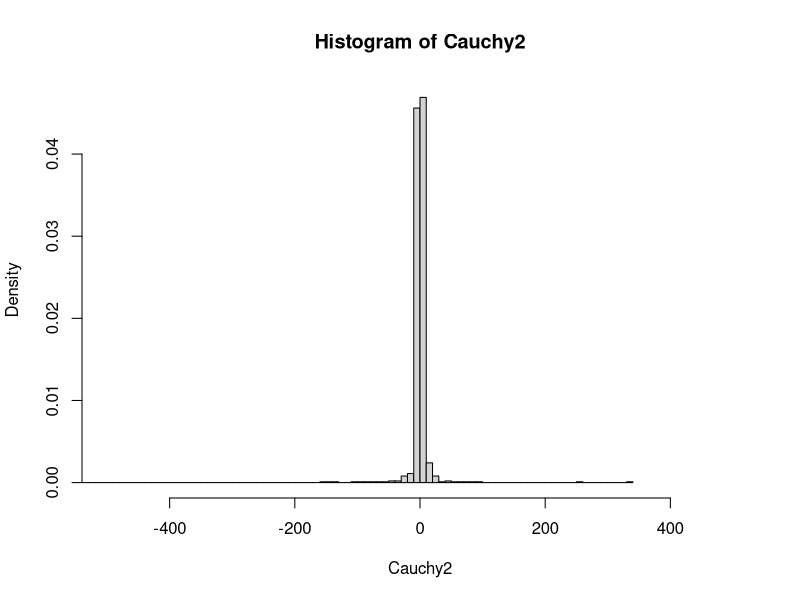
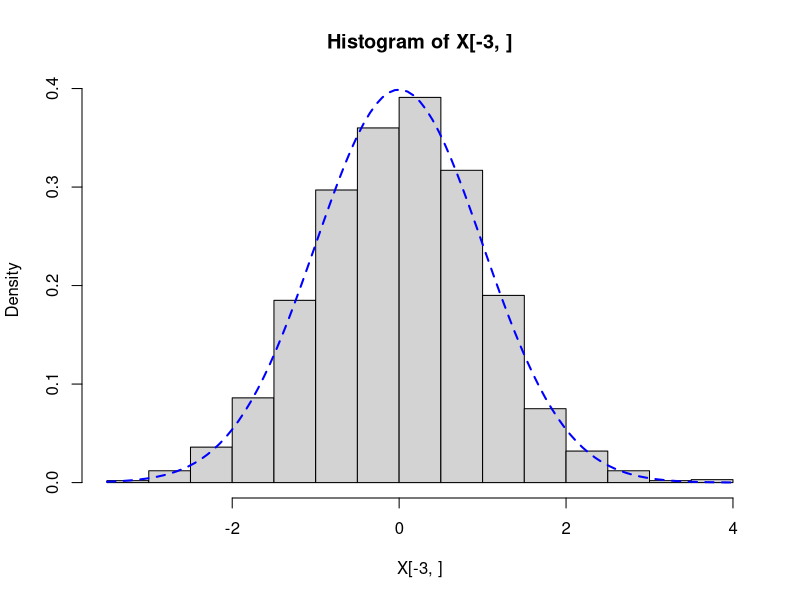
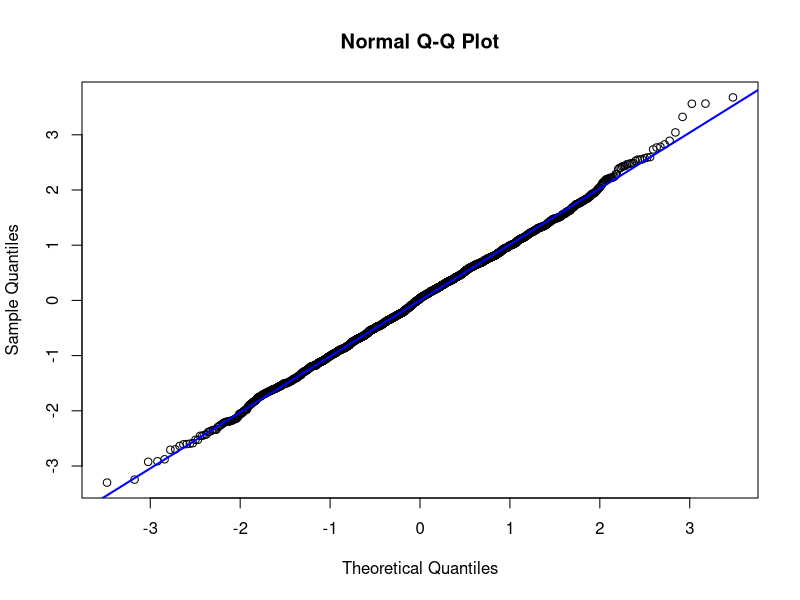
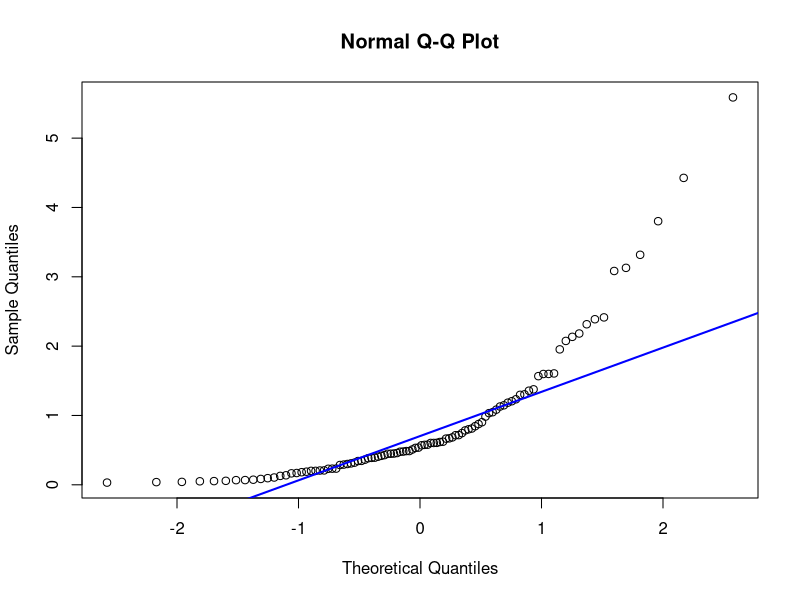
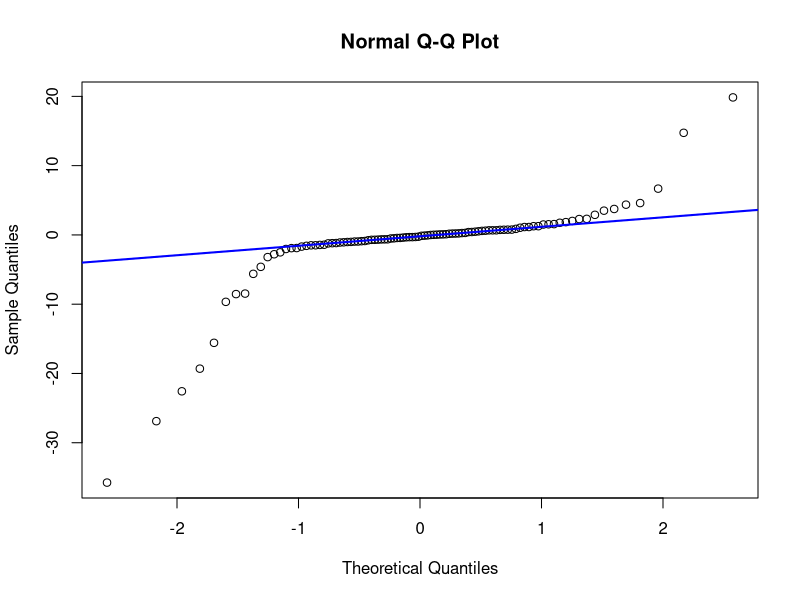
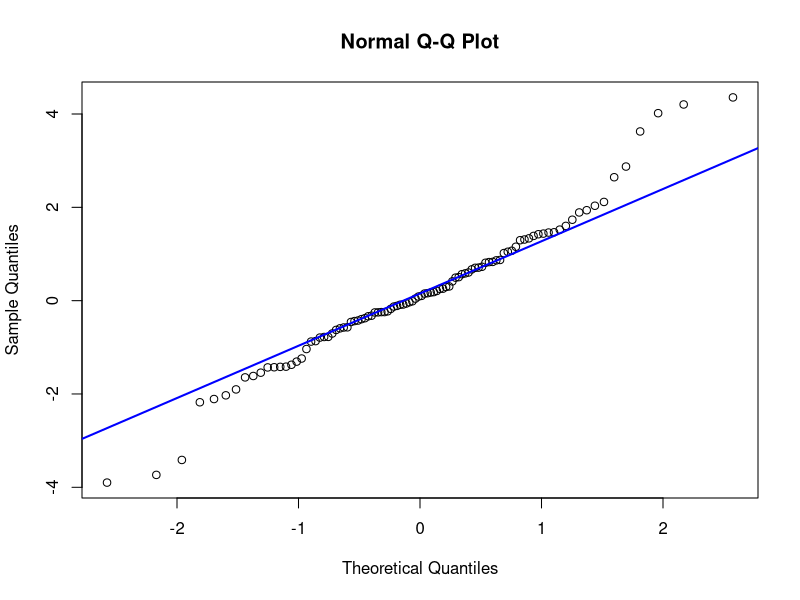
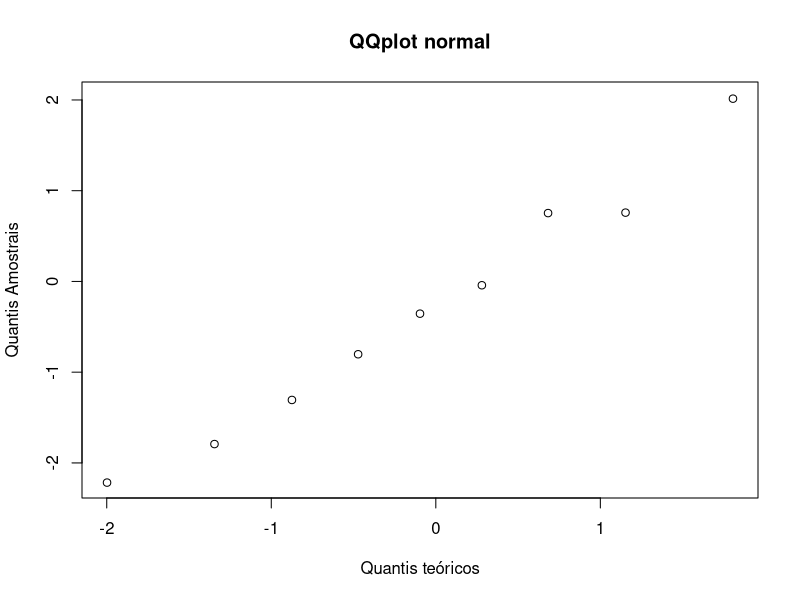

These charts were generated, in order, by the following R code:
#CONVOLUCOES* continuaçao
set.seed(666)
Z.star <- replicate(1E3,sum(runif(12)-0.5))

x<- sample(1:1000,size=500)
y<- seq(1,1000,1)[!(1:1000 %in% x)]

matriz <- matrix(c(Z.star[x],Z.star[y]),nrow=500)
MDist<-apply(matriz**2,1,FUN=sum)
all.equal(diag(matriz%*%t(matriz)), MDist)
#o esperado é 0.5
mean(MDist <= qchisq(p=0.5,df=2))
#.95
mean(MDist <= qchisq(p=0.95,df=2))
#.99
mean(MDist <= qchisq(p=0.99,df=2))
## TRANSFORMAÇÃO DE BOX-MULLER ----
#U1 E U2 IID U1 ~ Unif(0,1)
#entao se: Z1 = sqrt(-2*log(U1))*cos(2*pi*U2)  e Z2= sqrt(-2*log(U1))*sin(2*pi*U2)
#Z1 e Z2 são normais padrão N(0,1)

##provando
#Z1^2 + Z2^2 = -2*log(U1)
#portanto U1= exp( (-1/2)*(Z1^2+Z2^2) )
#Z2/Z1=tg(2*pi*U2) -> U2=arctg(Z2/Z1)/(2*pi)

############ CALCULAR JACOBIANO E TERMINAR A TRANSFORMACAO, ENCONTRANDO AS MARGINAIS
##1a ALTERNATIVA ----
#APLICANDO BOX-MULLER NAS UNIFORMES
set.seed(109)
U1<- runif(1E3)
U2<- runif(1E3)
a<- sqrt(-2*log(U1))
b<- 2*pi*U2
Z1 <- a*cos(b)
Z2 <- a*sin(b)

ks.test(Z1,pnorm)
ks.test(Z2,pnorm)

matriz <- matrix(c(Z1,Z2),ncol=2)
MDist<-apply(matriz**2,1,FUN=sum)

for (p in c(0.5,.95,.99)) print(mean(MDist <= qchisq(p=p,df=2)))

##NORMAL PADRAO -> CAUCHY ----
#Z1/Z2
Cauchy <- Z.star[x]/Z.star[y]
#METODO DA INVERSA
Cauchy2 <- tan(pi*(U1-1/2))

hist(Cauchy2, freq=F, xlim=c(-500,500),breaks=100)

##2a ALTERNATIVA P/ GERAR PAR DE NORMAIS INDEPENDENTES ----
#1- Gerar U1 e U2 independentes uniformes(0,1)
#2- fazer V1 = 2*U1-1 e V2 =2*U2 -1, V1,V2iid uniformes(-1,1)
#3- S= V1² + V2², S~Unif(0,1)
### SE S>1, RETORNAR AO PASSO 1
#4- Z1 = sqrt(-2*log(S)/S)*V1 e Z2 = sqrt(-2*log(S)/S)*V2
##  temos que Z1 e Z2 são normais independentes quando V1,V2
##  é um ponto aleatõrio no circulo unitario
set.seed(666)
S<- 2
while(S>1){
  U <- runif(2)
  V <- 2*U-1
  S <- sum(V**2)
}
Z1<- sqrt(-2*log(S)/S)*V[1]
Z2 <- sqrt(-2*log(S)/S)*V[2]

gera <- function(){
  S<- 2
  cont<-0
  while(S>1){
    U <- runif(2)
    V <- 2*U-1
    S <- sum(V**2)
    cont<- cont+1
  }#fim loop
  Z<- sqrt(-2*log(S)/S)*V
  return(c("Z"=Z,"Tentativas"=cont))
} # fim funcao 
set.seed(666)
X<- replicate(1E3,gera())
1/mean(X[3,]) #deve se aproximar de pi/4
### histograma das Z geradas e a densidade normal padrao
hist(X[-3,],freq=F)
curve(dnorm,add=T,col="blue",lty=2,lwd=2)
ks.test(X[-3,],pnorm)
qqnorm(X[-3,])
qqline(X[-3,],col="blue",lwd=2)


# Q-Q PLOT ----
##exemplos exp, cauchy, t de student
amostra<- rexp(100)
qqnorm(amostra)
qqline(amostra,lwd=2,col="blue")

amostra<- rcauchy(100)
qqnorm(amostra)
qqline(amostra, lwd=2,col="blue")

amostra<- rt(100,3)
qqnorm(amostra)
qqline(amostra, lwd=2,col="blue")

set.seed(666)
X <- rnorm(10)
##QQplot usa as estatisticas de ordem de uma amostra e seus quantis
#em relação ao valor teorico (no caso de QQnorm, o quantil normal)
q.amostra <- X
q.teorico <- qnorm(rank(X)/10, mean(X), sd(X))

plot(x=q.teorico,y=q.amostra,main="QQplot normal",xlab="Quantis teóricos",
     ylab="Quantis Amostrais")
